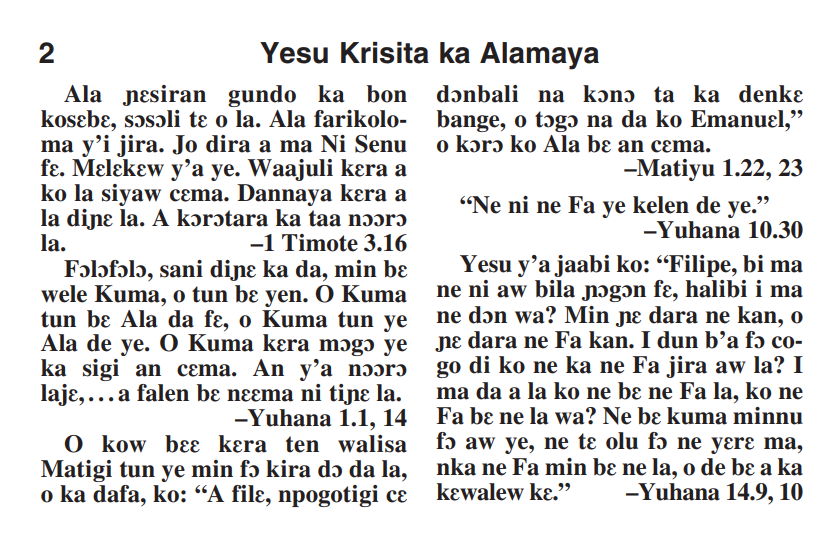
#> input picture test.png, 828 x 535 px
$ python test.py
#> lines starting #> are read from the running program, lines starting #| are printed output that depends on the picture; after the words box and inside, x2 and y2 are one past the last pixel; in counts of white or black regions, pixels touching at a corner belong together
import cv2
import pytesseract

# Path to Tesseract executable (change it according to your system)
pytesseract.pytesseract.tesseract_cmd = r'C:\Users\Tototime\AppData\Local\Programs\Tesseract-OCR\tesseract'

# Read the image
image = cv2.imread('test.png')
#> image is the input picture: shape (535, 828, 3); mean B, G, R 224.2, 224.1, 224.7

# Convert the image to grayscale
gray_image = cv2.cvtColor(image, cv2.COLOR_BGR2GRAY)
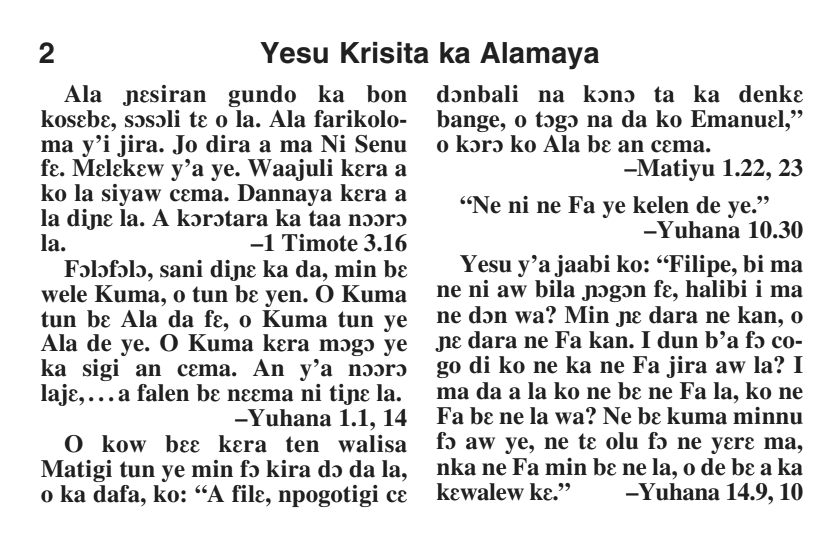
#> gray_image: shape (535, 828); min 32, max 255, mean 224.3

# Use a threshold to make the image binary
_, binary_image = cv2.threshold(gray_image, 0, 255, cv2.THRESH_BINARY_INV + cv2.THRESH_OTSU)
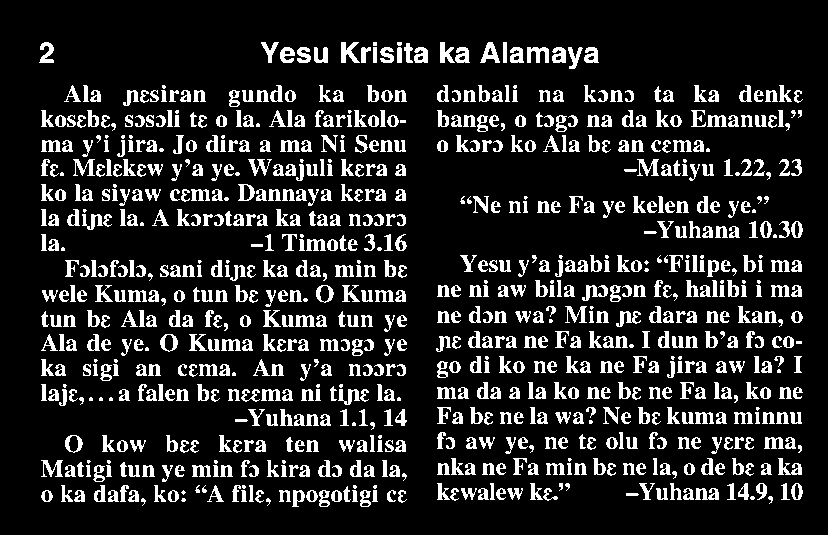
#> binary_image: shape (535, 828); 14.7% white; 852 white regions (81 under 20 px), largest, box (x1, y1, x2, y2) and area: (341, 42, 360, 63) 229, (527, 47, 549, 63) 224, (480, 42, 500, 63) 209

# Perform OCR using Tesseract
#> (the run stopped early here; a loop or call above may not have finished)
